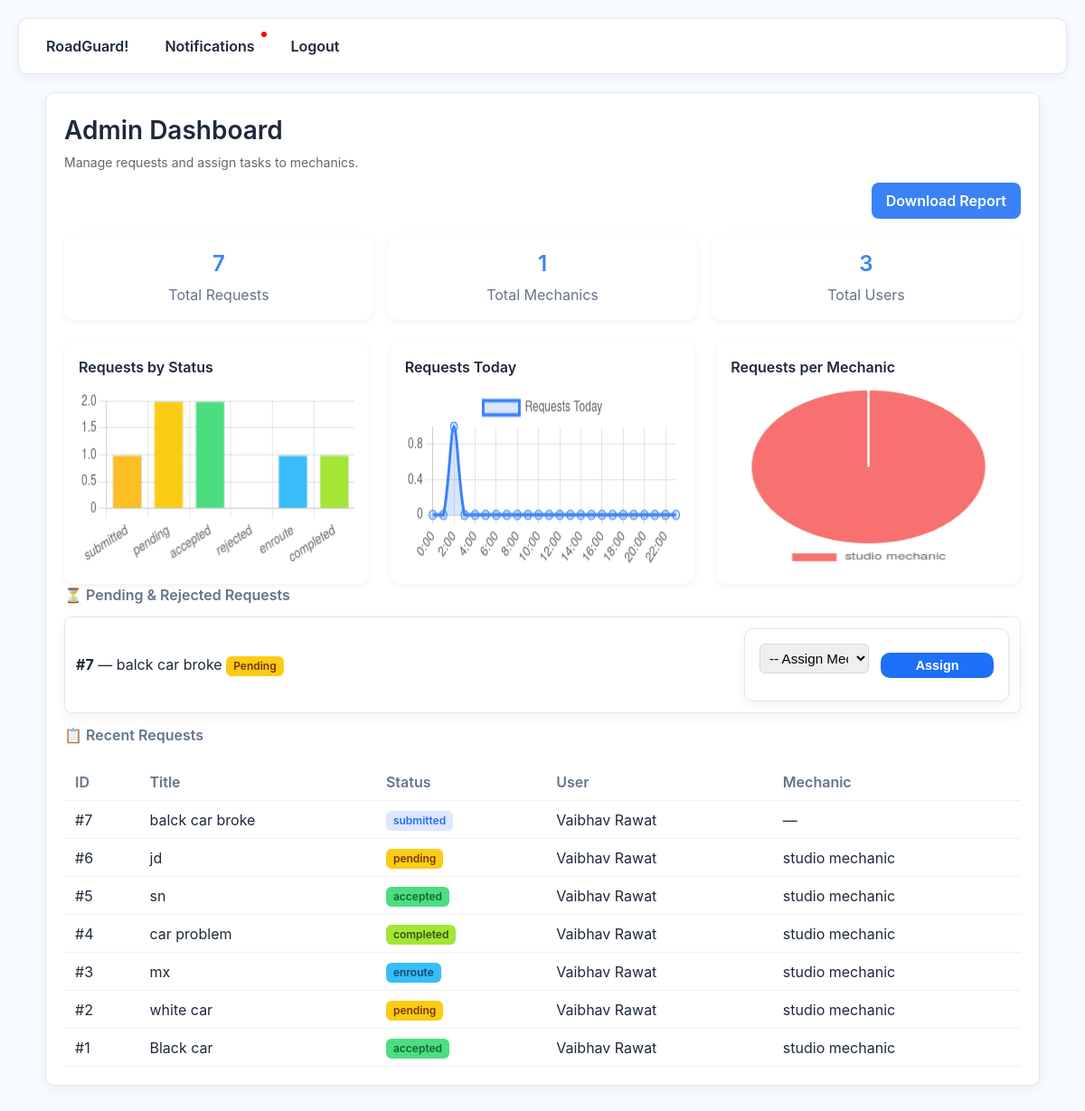
The app's page /admin/dashboard (signed in) with its own data.
### app.py (models this page shows)
class ServiceRequest(db.Model):
    id = db.Column(db.Integer, primary_key=True)
    user_id = db.Column(db.Integer, db.ForeignKey('user.id'))
    title = db.Column(db.String(200))
    description = db.Column(db.Text)
    lat = db.Column(db.Float)
    lng = db.Column(db.Float)
    status = db.Column(db.String(50), default='submitted')
    created_at = db.Column(db.DateTime, default=datetime.utcnow)
    assigned_mechanic_id = db.Column(db.Integer, db.ForeignKey('user.id'), nullable=True)
    mechanic_response = db.Column(db.Text, nullable=True)
    user = db.relationship("User", foreign_keys=[user_id], backref="requests_made")
    mechanic = db.relationship("User", foreign_keys=[assigned_mechanic_id], backref="requests_taken")

class User(UserMixin, db.Model):
    id = db.Column(db.Integer, primary_key=True)
    name = db.Column(db.String(120))
    email = db.Column(db.String(120), unique=True)
    password = db.Column(db.String(120))
    role = db.Column(db.String(20), default=Role.USER.value)
    phone = db.Column(db.String(20))

### app.py (the view)
@app.route('/admin/dashboard')
@login_required
def admin_dashboard():
    if current_user.role != Role.ADMIN.value:
        flash('Unauthorized','danger')
        return redirect(url_for('index'))
    pending = ServiceRequest.query.filter_by(assigned_mechanic_id=None).order_by(ServiceRequest.created_at.desc()).all()
    all_requests = ServiceRequest.query.order_by(ServiceRequest.created_at.desc()).limit(50).all()
    mechanics = User.query.filter_by(role=Role.MECHANIC.value).all()
    users = User.query.filter_by(role=Role.USER.value).all()
    return render_template(
        'admin_dashboard.html',
        pending=pending,
        all_requests=all_requests,
        mechanics=mechanics,
        users=users,
        datetime=datetime
    )

### app.py (called while the page is built)
@login_manager.user_loader
def load_user(user_id):
    return User.query.get(int(user_id))

### templates/admin_dashboard.html (shortened to what this page needs)
{% extends 'layout.html' %}
{% block content %}
<div class="card fade-in">
  <div class="header-section">
    <h2>Admin Dashboard</h2>
    <p class="small-muted">Manage requests and assign tasks to mechanics.</p>
    <div class="header-actions">
      <a href="{{ url_for('admin_download_report') }}" class="btn download-btn">Download Report</a>
    </div>
  </div>
  <div class="summary-grid mt-16">
    <div class="summary-card">
      <h3>{{ all_requests|length }}</h3>
      <p>Total Requests</p>
    </div>
    <div class="summary-card">
      <h3>{{ mechanics|length }}</h3>
      <p>Total Mechanics</p>
    </div>
    <div class="summary-card">
      <h3>{{ users|length }}</h3>
      <p>Total Users</p>
    </div>
  </div>
  <div class="charts-grid mt-16">
    <div class="chart-card">
      <h4>Requests by Status</h4>
      <canvas id="statusChart"></canvas>
    </div>
    <div class="chart-card">
      <h4>Requests Today</h4>
      <canvas id="todayChart"></canvas>
    </div>
    <div class="chart-card">
      <h4>Requests per Mechanic</h4>
      <canvas id="mechanicChart"></canvas>
    </div>
  </div>
  <h3 class="mt-24">⏳ Pending & Rejected Requests</h3>
  {% if pending %}
    <ul class="request-list">
      {% for p in pending %}
      <li class="list-item">
        <div>
          <strong>#{{ p.id }}</strong> — {{ p.title }}
          {% if p.status == 'rejected' %}
          <span class="badge rejected">Rejected</span>
          {% else %}
          <span class="badge pending">Pending</span>
          {% endif %}
        </div>
        <form method="post" action="{{ url_for('admin_assign') }}" class="assign-form">
          <select name="mech_id" required>
            <option value="">-- Assign Mechanic --</option>
          </select>
          <button type="submit" class="btn small">Assign</button>
        </form>
      </li>
      {% endfor %}
    </ul>
  {% else %}
    <div class="empty">No pending or rejected requests 🎉</div>
  {% endif %}
  <h3 class="mt-24">📋 Recent Requests</h3>
  <div class="table-wrapper">
    <table>
      <thead>
        <tr>
          <th>ID</th>
          <th>Title</th>
          <th>Status</th>
          <th>User</th>
          <th>Mechanic</th>
        </tr>
      </thead>
      <tbody>
      {% for r in all_requests %}
      <tr>
        <td>#{{ r.id }}</td>
        <td>{{ r.title }}</td>
        <td><span class="badge {{ r.status|lower }}">{{ r.status }}</span></td>
        <td>{{ r.user.name if r.user else "—" }}</td>
        <td>{{ r.mechanic.name if r.mechanic else "—" }}</td>
      </tr>
      {% endfor %}
      </tbody>
    </table>
  </div>
</div>
<script>
  // ---------- Requests by Status ----------
  const statusCtx = document.getElementById('statusChart').getContext('2d');
  const statusChart = new Chart(statusCtx, {
    type: 'bar',
    data: {
      labels: ['submitted','pending','accepted','rejected','enroute','completed'],
      datasets: [{
        label: '# of Requests',
        data: [
          {{ all_requests|selectattr("status","equalto","submitted")|list|length }},
          {{ all_requests|selectattr("status","equalto","pending")|list|length }},
          {{ all_requests|selectattr("status","equalto","accepted")|list|length }},
          {{ all_requests|selectattr("status","equalto","rejected")|list|length }},
          {{ all_requests|selectattr("status","equalto","enroute")|list|length }},
          {{ all_requests|selectattr("status","equalto","completed")|list|length }}
        ],
        backgroundColor: ['#fbbf24','#facc15','#4ade80','#f87171','#38bdf8','#a3e635'],
        borderWidth: 1
      }]
    },
    options: { responsive: true, plugins:{legend:{display:false}}, scales:{y:{beginAtZero:true,precision:0}} }
  });
  // ---------- Requests Today ----------
  const todayCtx = document.getElementById('todayChart').getContext('2d');
  const todayData = new Array(24).fill(0);
  {% for r in all_requests %}
    {% if r.created_at.date() == datetime.utcnow().date() %}
      todayData[{{ r.created_at.hour }}] += 1;
    {% endif %}
  {% endfor %}
  const todayChart = new Chart(todayCtx, {
    type: 'line',
    data: {
      labels: [...Array(24).keys()].map(h => h + ":00"),
      datasets: [{
        label: 'Requests Today',
        data: todayData,
        fill: true,
        backgroundColor: 'rgba(59, 130, 246, 0.2)',
        borderColor: '#3b82f6',
        tension: 0.3,
        pointRadius: 4
      }]
    },
    options: { responsive:true, plugins:{legend:{display:true}}, scales:{y:{beginAtZero:true,precision:0}} }
  });
  // ---------- Requests per Mechanic ----------
  const mechanicCtx = document.getElementById('mechanicChart').getContext('2d');
  const mechanicLabels = [
    {% for m in mechanics %}'{{ m.name }}',{% endfor %}
  ];
  const mechanicData = [
    {% for m in mechanics %}
      {{ all_requests|selectattr("mechanic","equalto",m)|list|length }},
    {% endfor %}
  ];
  const mechanicChart = new Chart(mechanicCtx, {
    type: 'pie',
    data: {
      labels: mechanicLabels,
      datasets: [{
        label: 'Requests per Mechanic',
        data: mechanicData,
        backgroundColor: [
          '#f87171','#fbbf24','#4ade80','#38bdf8','#a3e635','#f472b6','#60a5fa','#fcd34d','#34d399','#818cf8'
        ]
      }]
    },
    options: { responsive:true, plugins:{legend:{position:'bottom'}} }
  });
</script>
{% endblock %}

### static/style.css (style rules this page uses)
:root { --bg: #f7faff; --card: #ffffff; --border: #e2e8f0; --text: #1e293b; --muted: #64748b; --blue: #1d70f7; --blue-hover: #155fd1; --radius: 10px; --shadow: 0 4px 14px rgba(0,0,0,0.05); --max-width: 1100px; font-size: 16px; }
* { box-sizing: border-box; margin: 0; padding: 0; }
body { font-family: 'Inter', sans-serif; background: var(--bg); color: var(--text); line-height: 1.5; padding: 20px; }
.card { background: var(--card); border: 1px solid var(--border); border-radius: var(--radius); padding: 20px; box-shadow: var(--shadow); margin-bottom: 20px; }
h1,h2,h3 { margin-bottom: 12px; font-weight: 600; }
h2 { font-size: 1.25rem; color: var(--text); }
h3 { font-size: 1rem; color: var(--muted); }
.btn { background: var(--blue); color: #fff; padding: 10px 14px; border: none; border-radius: var(--radius); cursor: pointer; font-weight: 600; transition: background 0.2s; }
.btn.small { padding: 6px 10px; font-size: 0.9rem; }
form { background: #fff; padding: 16px; border: 1px solid var(--border); border-radius: var(--radius); box-shadow: var(--shadow); }
input, select, textarea { width: 100%; padding: 10px; border: 1px solid var(--border); border-radius: var(--radius); font-size: 0.95rem; margin-bottom: 14px; transition: border-color 0.2s, box-shadow 0.2s; }
form button[type="submit"] { width: 100%; }
.list-item { padding: 12px; background: #fff; border: 1px solid var(--border); border-radius: var(--radius); display: flex; justify-content: space-between; align-items: center; box-shadow: var(--shadow); }
.badge { padding: 4px 10px; border-radius: 999px; font-size: 0.8rem; font-weight: 600; background: #e0e7ff; color: var(--blue); }
.table-wrapper { overflow-x: auto; }
table { width: 100%; border-collapse: collapse; margin-top: 10px; }
table th, table td { padding: 10px; text-align: left; border-bottom: 1px solid var(--border); }
table th { font-weight: 600; color: var(--muted); }
.mt-16 { margin-top: 16px; }

### templates/admin_dashboard.html (style rules this page uses)
.header-section { margin-bottom: 16px; }
.header-section h2 { margin: 0; font-size: 28px; font-weight: 600; }
.header-section .small-muted { color: #666; font-size: 14px; margin-top: 4px; }
.header-actions { display:flex; justify-content:flex-end; margin-top:12px; }
.btn.download-btn { background-color:#3b82f6; color:white; padding:8px 16px; border-radius:8px; text-decoration:none; font-weight:600; transition:0.2s; }
.summary-grid { display:grid; grid-template-columns:repeat(auto-fit, minmax(180px,1fr)); gap:16px; margin-top:16px; }
.summary-card { background:var(--card,#fff); text-align:center; padding:16px; border-radius:12px; box-shadow:0 2px 6px rgba(0,0,0,0.06); }
.summary-card h3 { margin:0; font-size:24px; color:var(--accent,#3b82f6); }
.summary-card p { margin:4px 0 0; color:var(--muted,#666); }
.charts-grid { display:grid; grid-template-columns: repeat(auto-fit, minmax(250px,1fr)); gap:24px; margin-top:24px; }
.chart-card { background:var(--card,#fff); padding:16px; border-radius:12px; box-shadow:0 2px 6px rgba(0,0,0,0.06); }
.chart-card h4 { margin-bottom:12px; font-size:16px; font-weight:600; }
.chart-card canvas { width:100% !important; height:200px !important; }
.request-list { list-style:none; padding:0; margin:12px 0; display:flex; flex-direction:column; gap:12px; }
.request-list .list-item { background:var(--card,#fff); padding:12px; border-radius:8px; display:flex; justify-content:space-between; align-items:center; }
.assign-form { display:flex; gap:8px; align-items:center; }
.assign-form select { padding:6px; border-radius:6px; margin-right:5px; border:1px solid #cfd9e3; }
.table-wrapper { margin-top:12px; overflow-x:auto; }
table { width:100%; border-collapse:collapse; margin-top:8px; }
table th, table td { padding:8px 12px; text-align:left; border-bottom:1px solid rgba(0,0,0,0.06); }
table th { color:var(--muted,#666); font-weight:600; }
.badge { display:inline-block; padding:2px 8px; border-radius:6px; font-size:12px; font-weight:600; }
.badge.pending { background-color:#facc15; color:#78350f; }
.badge.accepted { background-color:#4ade80; color:#166534; }
.badge.enroute { background-color:#38bdf8; color:#0c4a6e; }
.badge.completed { background-color:#a3e635; color:#365314; }

### records on screen
ServiceRequest: id "7", title "balck car broke", shows "Pending", status "submitted", user "Vaibhav Rawat", mechanic "—"
ServiceRequest: id "6", title "jd", status "pending", user "Vaibhav Rawat", mechanic "studio mechanic"
ServiceRequest: id "5", title "sn", status "accepted", user "Vaibhav Rawat", mechanic "studio mechanic"
ServiceRequest: id "4", title "car problem", status "completed", user "Vaibhav Rawat", mechanic "studio mechanic"
ServiceRequest: id "3", title "mx", status "enroute", user "Vaibhav Rawat", mechanic "studio mechanic"
ServiceRequest: id "2", title "white car", status "pending", user "Vaibhav Rawat", mechanic "studio mechanic"
ServiceRequest: id "1", title "Black car", status "accepted", user "Vaibhav Rawat", mechanic "studio mechanic"

### other values on screen
{{ all_requests|length }} "7"
{{ mechanics|length }} "1"
{{ users|length }} "3"
